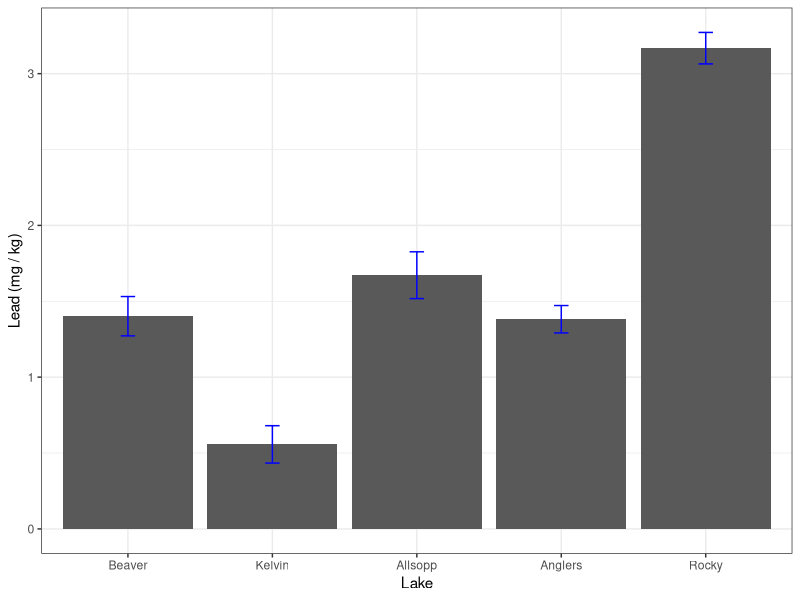
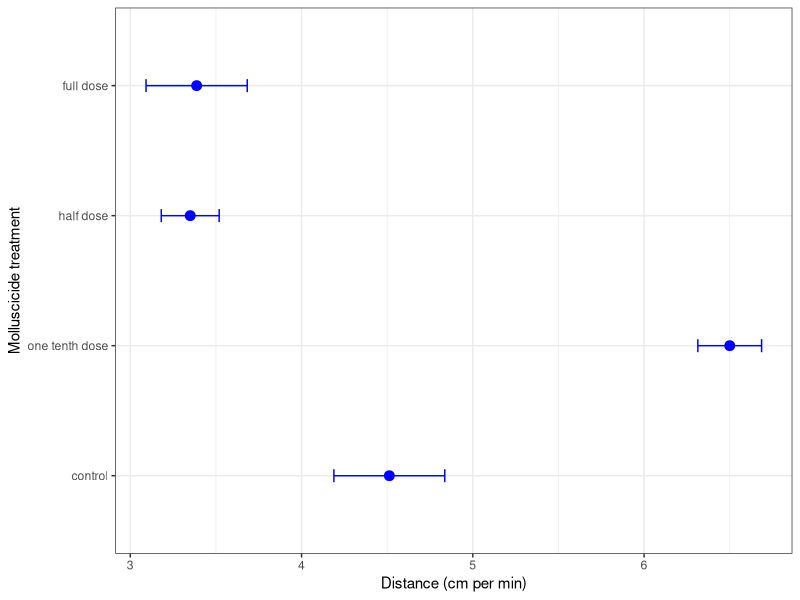
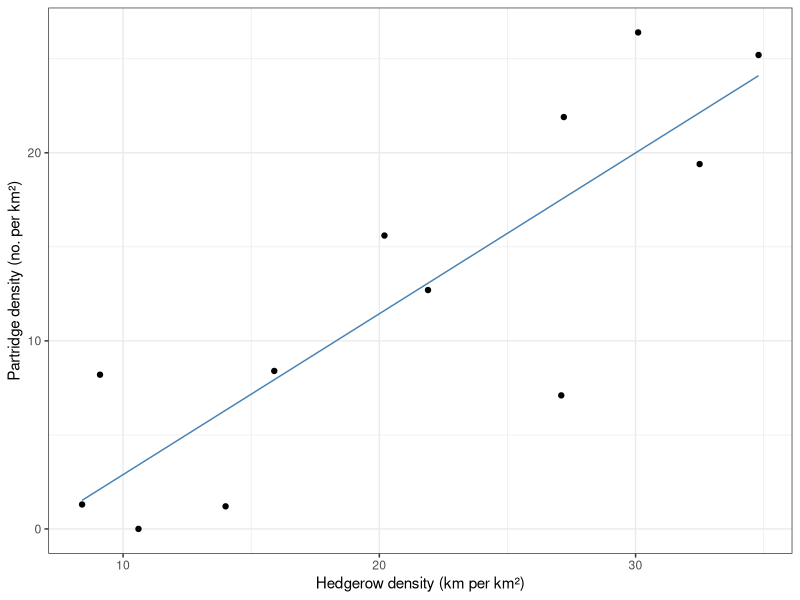

R code for these plots, in order:
## ---- chunk 1
library(dplyr)
library(ggplot2)
## ---- chunk 2
lake_pb <- read.csv(file="../data_csv/LAKEPB.CSV")

lake_pb_stats <- 
  lake_pb %>% group_by(Lake) %>% 
  summarise(Mean = mean(Lead), SE = sd(Lead)/sqrt(n()))

levs <- c("Beaver", "Kelvin", "Allsopp", "Anglers", "Rocky")
lake_pb_stats <- mutate(lake_pb_stats, 
                       Lake = factor(Lake, levels = levs))

ggplot(data = lake_pb_stats, 
       aes(x = Lake, y = Mean, ymin = Mean - SE, ymax = Mean + SE)) + 
  geom_bar(stat = "identity") + 
  geom_errorbar(width = 0.1, colour = "blue") + 
  xlab("Lake") + ylab("Lead (mg / kg)") +
  theme_bw()
## ---- chunk 3
slugit <- read.csv(file="../data_csv/SLUGIT.CSV")

slugit_stats <- 
  slugit %>% group_by(SlugitTreat) %>% 
  summarise(Mean = mean(Distance), SE = sd(Distance)/sqrt(n()))

levs <- c("control", "one tenth dose", "half dose", "full dose")
slugit_stats <- mutate(slugit_stats, 
                       SlugitTreat = factor(SlugitTreat, levels = levs))

ggplot(data = slugit_stats, 
       aes(x = SlugitTreat, y = Mean, ymin = Mean - SE, ymax = Mean + SE)) + 
  geom_point(colour = "blue", size = 3) + 
  geom_errorbar(width = 0.1, colour = "blue") + 
  xlab("Molluscicide treatment") + ylab("Distance (cm per min)") +
  coord_flip() +
  theme_bw()
## ---- chunk 4
partridge <- read.csv("../data_csv/PARTRIDG.CSV")
reg_mod <- lm(Partridge ~ Hedgerow, data = partridge)
pred_data <- 
  data.frame(Hedgerow = range(partridge$Hedgerow)) %>%
  mutate(Partridge = predict(reg_mod, .))
ggplot(partridge, aes(x = Hedgerow, y = Partridge)) + 
  geom_point() + geom_line(data = pred_data, colour = "steelblue") + 
  theme_bw() + 
  xlab("Hedgerow density (km per km²)") + 
  ylab("Partridge density (no. per km²)")
